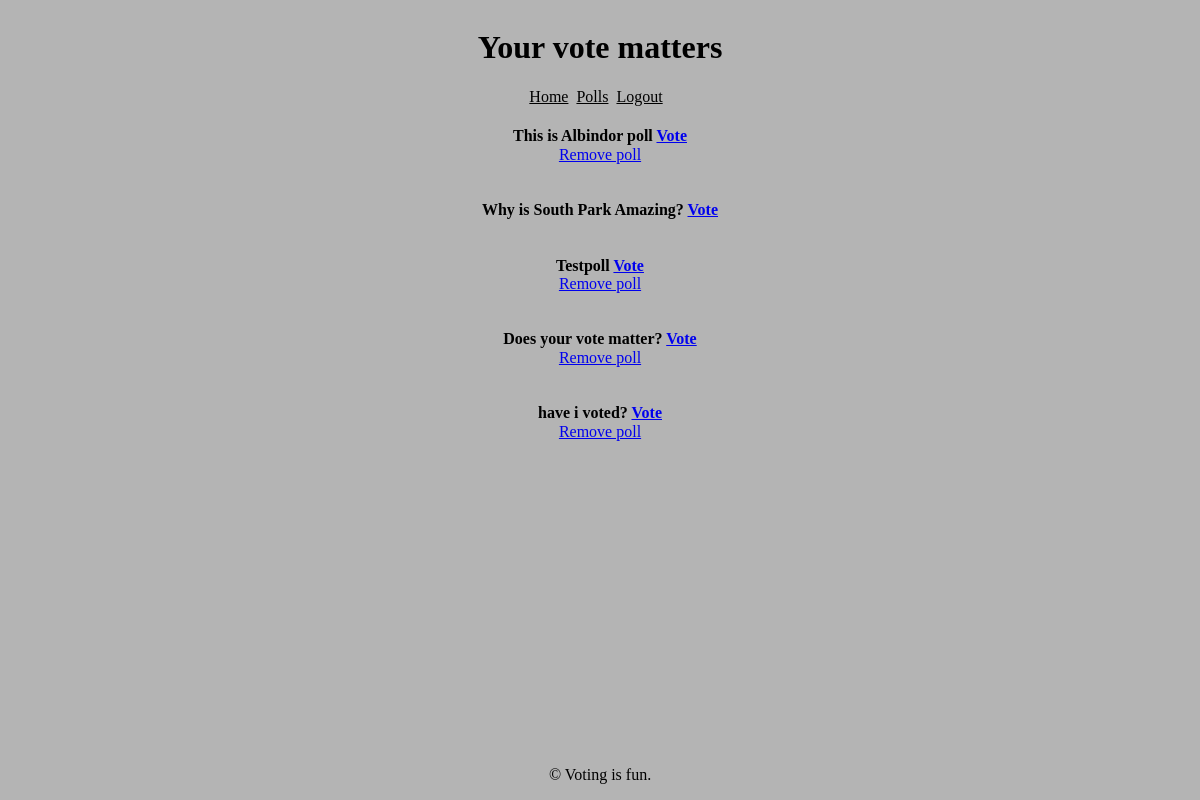
Before: /polls/ (signed in) with the older database file.
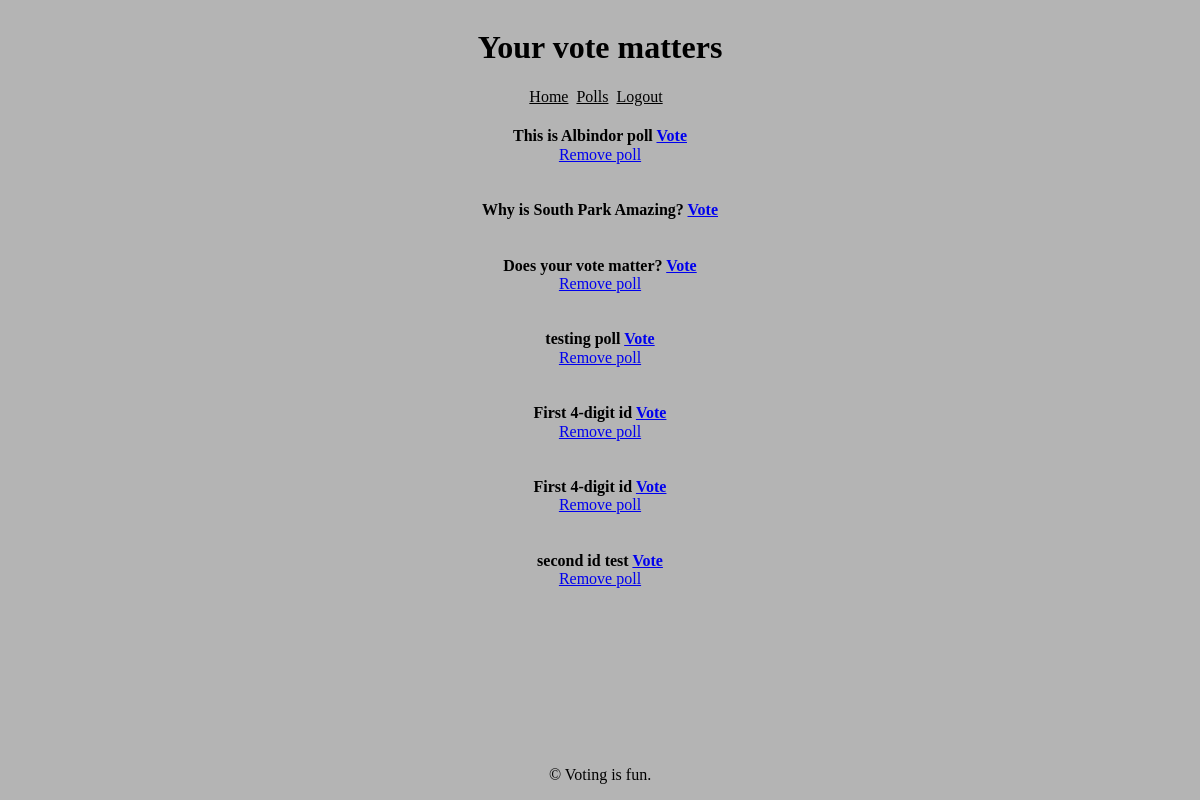
After: the same page with the newer database file.
### polls/models.py (models this page shows, shortened)
class Poll(models.Model):
    question = models.CharField(max_length=255, blank=False, null=False)
    option_one = models.CharField(max_length=50)
    option_two = models.CharField(max_length=50)
    option_three = models.CharField(max_length=50)
    option_one_votes = models.IntegerField(default=0)
    option_two_votes = models.IntegerField(default=0)
    option_three_votes = models.IntegerField(default=0)
    user = models.ForeignKey(CustomUser, on_delete=models.CASCADE)

### polls/views.py (the view)
# urls.py: path('polls/', views.polls_view, name='polls'),
@csrf_protect
@login_required(login_url='login')
def polls_view(request):
    polls = Poll.objects.all()
    context = {'polls': polls}
    return render(request, 'polls/polls.html', context)

### polls/templates/polls/polls.html (shortened to what this page needs)
{% extends "polls/base.html" %}
{% block content %}
<div class="all-polls">
    {% for poll in polls %}
    <li class="poll-list" style="list-style-type: none;">
       <h4>
        {{ poll.question }}
        <a href="{% url 'vote' poll.id %}">Vote</a><br/>
        </h4>
        <div class="remove-poll">
            {% if request.user == poll.user %}
            <a href="{% url 'remove-poll' poll.id %}">Remove poll</a>
            {% endif %}
        </div>
    </li>
    {% endfor %}
</div>
{% endblock %}

### polls/templates/polls/base.html (shortened to what this page needs)
{% load static %}
<!DOCTYPE html>
<html lang="en">
<head>
    <link rel="stylesheet" href="{% static 'base.css' %}">
    <link rel="stylesheet" href="{% static 'forms.css' %}">
</head>
<body>
    <header class="base-header">
        <h1>Your vote matters</h1>
    </header>
        <div class="bar">
                {% if user.is_authenticated %}
                    <a href="{% url 'home' %}">Home</a>
                    <a href="{% url 'polls' %}">Polls</a>
                    <a href="{% url 'logout' %}">Logout</a>
                {% else %}
                    <a href="{% url 'login' %}">Login</a>
                    <a href="{% url 'register' %}">Register</a>
                {% endif %}
        </div>
    <main>
        {% block content %}{% endblock %}
    </main>
    <footer class="footer">
        <p>&copy; Voting is fun.</p>
    </footer>
</body>
</html>

### polls/static/base.css (style rules this page uses)
body { background-color: rgb(180, 180, 180); display: flex; flex-direction: column; }
.base-header { display: flex; flex-direction: column; align-items: center; }
.footer { display: flex; justify-content: center; align-items: center; position: absolute; bottom: 0; left: 50%; transform: translateX(-50%); }
.bar { text-align: center; display: flex; align-items: center; justify-content: center; }
.bar a { color: black; margin-right: 0.5em; }

### polls/static/forms.css (style rules this page uses)
.all-polls { display: flex; align-items: center; flex-direction: column; }
.remove-poll { margin-top: -1.3em; margin-bottom: 1em; display: flex; align-items: center; flex-direction: column; }

Changed rows visible on the page:
removed Poll: question "Testpoll", shows "Remove poll"
removed Poll: question "have i voted?", shows "Remove poll"
added Poll: question "testing poll", shows "Remove poll"
added Poll: question "First 4-digit id", shows "Remove poll"
added Poll: question "First 4-digit id", shows "Remove poll"
added Poll: question "second id test", shows "Remove poll"
